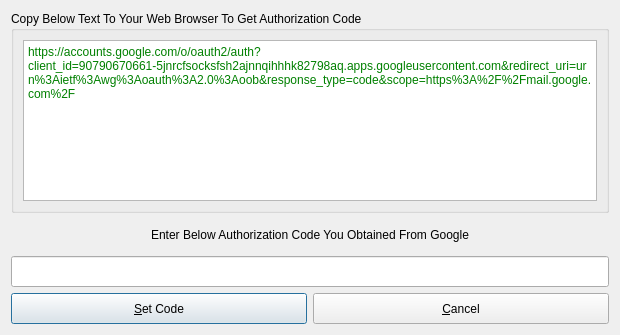
<?xml version="1.0" encoding="UTF-8"?>
<ui version="4.0">
 <class>gmailauthorization</class>
 <widget class="QDialog" name="gmailauthorization">
  <property name="windowModality">
   <enum>Qt::WindowModal</enum>
  </property>
  <property name="geometry">
   <rect>
    <x>0</x>
    <y>0</y>
    <width>620</width>
    <height>335</height>
   </rect>
  </property>
  <property name="windowTitle">
   <string>get Google's authentication code</string>
  </property>
  <layout class="QGridLayout" name="gridLayout">
   <item row="0" column="0" colspan="2">
    <widget class="QGroupBox" name="groupBox">
     <property name="title">
      <string>Copy Below Text To Your Web Browser To Get Authorization Code</string>
     </property>
     <layout class="QGridLayout" name="gridLayout_2">
      <item row="0" column="0">
       <widget class="QTextEdit" name="textEdit">
        <property name="readOnly">
         <bool>true</bool>
        </property>
        <property name="html">
         <string>&lt;!DOCTYPE HTML PUBLIC &quot;-//W3C//DTD HTML 4.0//EN&quot; &quot;http://www.w3.org/TR/REC-html40/strict.dtd&quot;&gt;
&lt;html&gt;&lt;head&gt;&lt;meta name=&quot;qrichtext&quot; content=&quot;1&quot; /&gt;&lt;style type=&quot;text/css&quot;&gt;
p, li { white-space: pre-wrap; }
&lt;/style&gt;&lt;/head&gt;&lt;body style=&quot; font-family:'Sans Serif'; font-size:9pt; font-weight:400; font-style:normal;&quot;&gt;
&lt;p style=&quot; margin-top:0px; margin-bottom:0px; margin-left:0px; margin-right:0px; -qt-block-indent:0; text-indent:0px;&quot;&gt;&lt;span style=&quot; color:#008000;&quot;&gt;https://accounts.google.com/o/oauth2/auth?client_id=90790670661-5jnrcfsocksfsh2ajnnqihhhk82798aq.apps.googleusercontent.com&amp;amp;redirect_uri=urn%3Aietf%3Awg%3Aoauth%3A2.0%3Aoob&amp;amp;response_type=code&amp;amp;scope=https%3A%2F%2Fmail.google.com%2F&lt;/span&gt;&lt;/p&gt;&lt;/body&gt;&lt;/html&gt;</string>
        </property>
       </widget>
      </item>
     </layout>
    </widget>
   </item>
   <item row="1" column="0" colspan="2">
    <widget class="QLabel" name="label">
     <property name="minimumSize">
      <size>
       <width>0</width>
       <height>31</height>
      </size>
     </property>
     <property name="text">
      <string>Enter Below Authorization Code You Obtained From Google</string>
     </property>
     <property name="alignment">
      <set>Qt::AlignCenter</set>
     </property>
     <property name="wordWrap">
      <bool>true</bool>
     </property>
    </widget>
   </item>
   <item row="2" column="0" colspan="2">
    <widget class="QLineEdit" name="lineEdit">
     <property name="minimumSize">
      <size>
       <width>0</width>
       <height>31</height>
      </size>
     </property>
     <property name="text">
      <string/>
     </property>
    </widget>
   </item>
   <item row="3" column="0">
    <widget class="QPushButton" name="pbSetCode">
     <property name="minimumSize">
      <size>
       <width>0</width>
       <height>31</height>
      </size>
     </property>
     <property name="text">
      <string>&amp;Set Code</string>
     </property>
    </widget>
   </item>
   <item row="3" column="1">
    <widget class="QPushButton" name="pbCancel">
     <property name="minimumSize">
      <size>
       <width>0</width>
       <height>31</height>
      </size>
     </property>
     <property name="text">
      <string>&amp;Cancel</string>
     </property>
    </widget>
   </item>
  </layout>
 </widget>
 <resources/>
 <connections/>
</ui>
